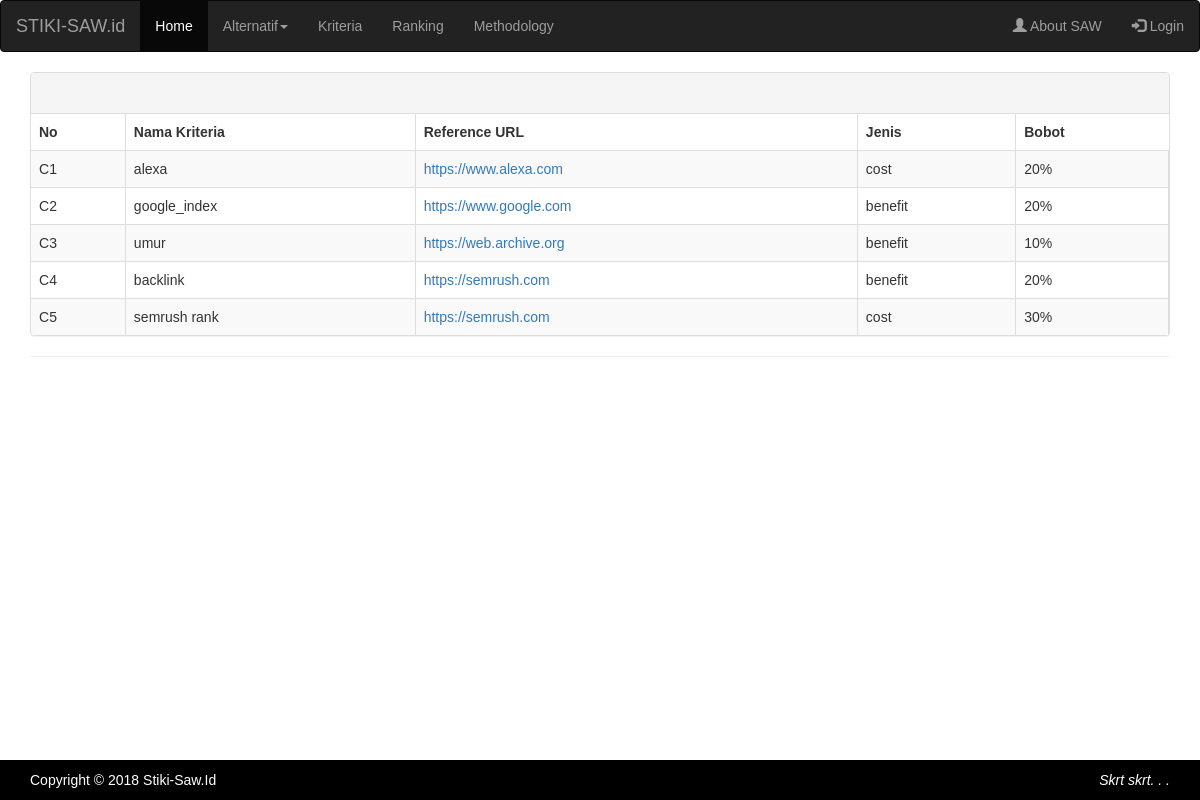
Page /index.php/welcome/criteria on the committed database.
### tables this page shows
CREATE TABLE `kriteria` (
  `id_kriteria` int(11) NOT NULL AUTO_INCREMENT,
  `nama_kriteria` varchar(255) NOT NULL,
  `jenis` enum('cost','benefit') NOT NULL,
  `bobot` double NOT NULL,
  `reference_link` varchar(255) DEFAULT NULL,
  PRIMARY KEY (`id_kriteria`)
);

### application/controllers/Welcome.php (called while the page is built, shortened)
<?php
class Welcome extends CI_Controller {
	public $model = NULL;
	public function __construct(){
		$this->load->model('Saw_model');
		$this->model = $this->Saw_model;
		$this->load->database();
		$this->load->model('Crud_model');
		$this->load->model('Http_model');
	}
	public function criteria()
	{
		$rows = $this->model->getKriteria();
		$this->load->view('list_crit',array('rows'=>$rows));
	}
}

### index.php (called while the page is built, shortened)
<?php
require_once BASEPATH.'core/CodeIgniter.php';

### application/models/Saw_model.php (called while the page is built, shortened)
<?php
class Saw_model extends CI_Model
{
  public function getKriteria(){
     $sql = $this->db->query("SELECT id_kriteria,nama_kriteria,jenis,bobot,reference_link FROM kriteria ORDER BY id_kriteria");
	   return $sql->result_array();
  }
}

### application/views/list_crit.php (the view, shortened to what this page needs)
<!DOCTYPE html>
<html lang="en">
<head>
<?php
require_once('header.php');
?>
</head>
<body>
<?php
require_once('body.php');
?>
<div class="container">
<div class="page-header">
  <div class="panel panel-default">
    <div class="panel-heading">
        <form class="form-inline">
        </form>
    </div>
<table class="table table-bordered table-striped table-hover">
	<thead>
		<tr>
		<th>No</th>
		<th>Nama Kriteria</th>
    <th>Reference URL</th>
		<th>Jenis</th>
		<th>Bobot</th>
	</tr>
  </thead>
	<tbody>
<?php
foreach ($rows as $row) {
?>
      <td>C<?php echo $row['id_kriteria'];?></td>
      <td><?php echo $row['nama_kriteria'];?></td>
      <td><a href><?php echo $row['reference_link'];?> </a></td>
      <td><?php echo $row['jenis'];?></td>
      <td><?php echo $row['bobot']*100;?>%</td>
<?php
}
?>
</tbody>
</table>
</div>
</div>
</div>
<?php
require_once('footer.php');
?>
</body>
</html>

### assets/css/custom.css (style rules this page uses)
html { position: relative; min-height: 100%; }
body { font-family: Arial; margin-bottom: 70px; }
* { box-sizing: border-box; }
.page-header { margin-top: 0; padding-bottom: 0; }

### rows in the picture
kriteria: id_kriteria "1", nama_kriteria "alexa", reference_link "https://www.alexa.com", jenis "cost", $row['bobot']*100 "20"
kriteria: id_kriteria "2", nama_kriteria "google_index", reference_link "https://www.google.com", jenis "benefit", $row['bobot']*100 "20"
kriteria: id_kriteria "3", nama_kriteria "umur", reference_link "https://web.archive.org", jenis "benefit", $row['bobot']*100 "10"
kriteria: id_kriteria "4", nama_kriteria "backlink", reference_link "https://semrush.com", jenis "benefit", $row['bobot']*100 "20"
kriteria: id_kriteria "5", nama_kriteria "semrush rank", reference_link "https://semrush.com", jenis "cost", $row['bobot']*100 "30"

### other values in the picture
$status "Login"
